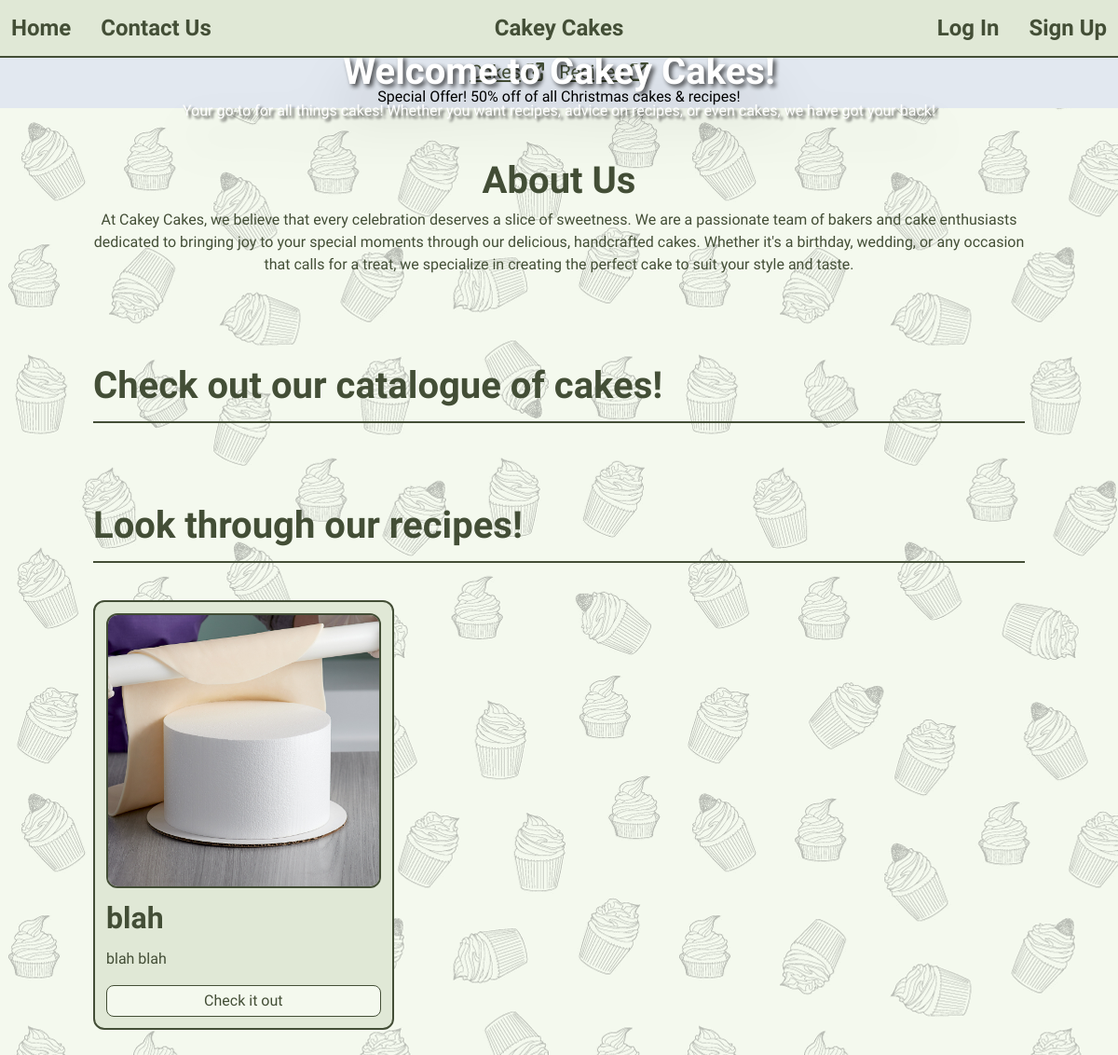
The page / on the database its author committed.
### mainapp/models.py (models this page shows, shortened)
class Recipe(models.Model):
    name = models.CharField(max_length=225)
    description = models.TextField()
    ingredients = models.TextField()
    recipe = models.TextField()
    gluten_free = models.BooleanField()
    image_link = models.CharField(max_length=225, default='images/placeholder_cake.jpg')

### mainapp/views.py (the view)
# urls.py: path('', views.homepage, name='homepage'),
def homepage(request):
    context = {
        'recipes': Recipe.objects.all(),
        'cakes': Cake.objects.all(),
    }
    return render(request, 'homepage.html', context)

### mainapp/templates/homepage.html (shortened to what this page needs)
{% extends 'base.html' %}
{% load static %}
{% block content %}
<main class="relative">
    <div class="justify-center content-center h-full w-full flex flex-col">
         <div class="items-center justify-center md:h-[5vh] w-full bg-slate-200 text-foreground flex flex-row space-x-4">
            <h6><a class="hover:text-hover" href="#homeCatalogue"><span class="underline underline-offset-2">Cakes</span> <i class="fa-solid fa-arrow-up-right-from-square"></i></a></h6>
            <h6><a class="hover:text-hover" href="#homeRecipes"><span class="underline underline-offset-2">Recipes</span> <i class="fa-solid fa-arrow-up-right-from-square"></i></a></h6>
         </div>
        <div class="w-full h-[60vh] content-center text-center text-white absolute top-[5vh] drop-shadow-2xl hero-text">
            <h1 class="font-bold">Welcome to Cakey Cakes!</h1>
            <p>Your go-to for all things cakes! Whether you want recipes, advice on recipes, or even cakes, we have got your back!</p>
        </div>
        <div class="content-center text-center md:h-[5vh] bg-slate-200">
            <p>Special Offer! 50% off of all Christmas cakes & recipes!</p>
         </div>
    </div>
    <div class="container m-auto w-10/12 justify-self-center text-foreground flex flex-col my-12 space-y-10">
        <div id="aboutUs" class="content-center text-center flex-col w-full mb-12 scroll-mt-[7vh] md:scroll-mt-[6vh]">
            <h1>About Us</h1>
            <p>
                At Cakey Cakes, we believe that every celebration deserves a slice of sweetness.
                We are a passionate team of bakers and cake enthusiasts dedicated to bringing joy
                to your special moments through our delicious, handcrafted cakes. Whether it's a birthday,
                wedding, or any occasion that calls for a treat, we specialize in creating the perfect cake
                to suit your style and taste.
            </p>
         </div>
        <h1 id="homeCatalogue" class="pb-2 border-b-2 mb-4 border-foreground scroll-mt-[7vh] md:scroll-mt-[6vh]">Check out our catalogue of cakes!</h1>
        <h1 id="homeRecipes" class="pb-2 border-b-2 mb-4 border-foreground scroll-mt-[7vh] md:scroll-mt-[6vh]">Look through our recipes!</h1>
        <div class="grid grid-cols-1 md:grid-cols-2 lg:grid-cols-3 xl:grid-cols-4 gap-4">
            {% for recipe in recipes %}
            <div class="tile bg-background border-2 border-foreground p-3 space-y-2 rounded-xl card">
                <img class="rounded-xl border-2 border-foreground h-[40vh] w-full" src="{% static recipe.image_link %}">
                <h3>{{ recipe.name }}</h3>
                <p>{{ recipe.description }}</p>
                <a class="w-full" href="{% url 'more-details' 'mainapp' 'Recipe' recipe.id %}"><button class="mt-4 w-full hover:text-hover text-center p-1 bg-imagebg rounded-lg border-[1px] border-foreground" type="button">Check it out</button></a>
            </div>
            {% endfor %}
        </div>
    </div>
</main>
{% endblock %}

### linux_theme/static/css/styles.css (style rules this page uses)
h1 { font-size: 250%; font-weight: 700; }
h3 { font-size: 200%; font-weight: 700; }
h6 { font-size: 125%; font-weight: 500; }
img { object-fit: cover; overflow: hidden; }
.card { object-fit: cover; overflow: hidden; }

### rows shown on the page
Recipe: image_link (placeholder picture), name "blah", description "blah blah"
